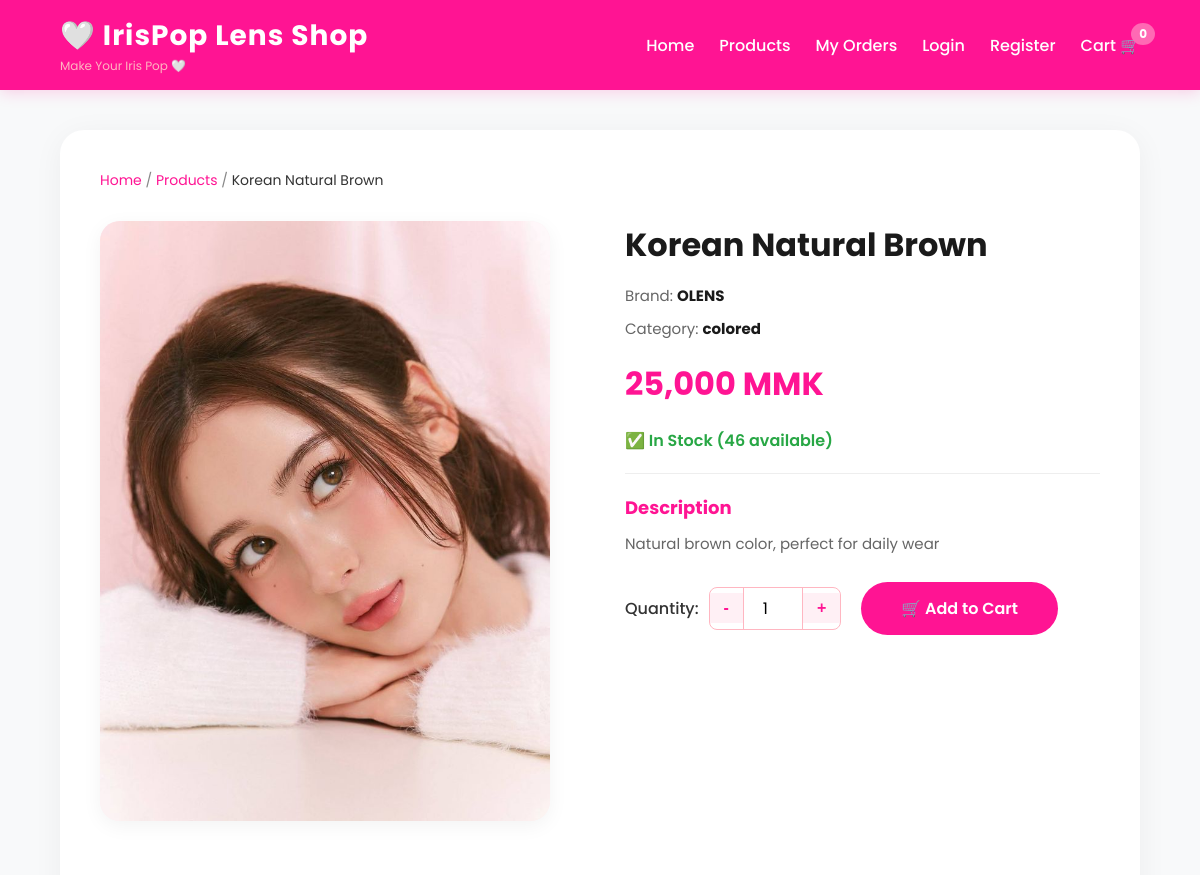
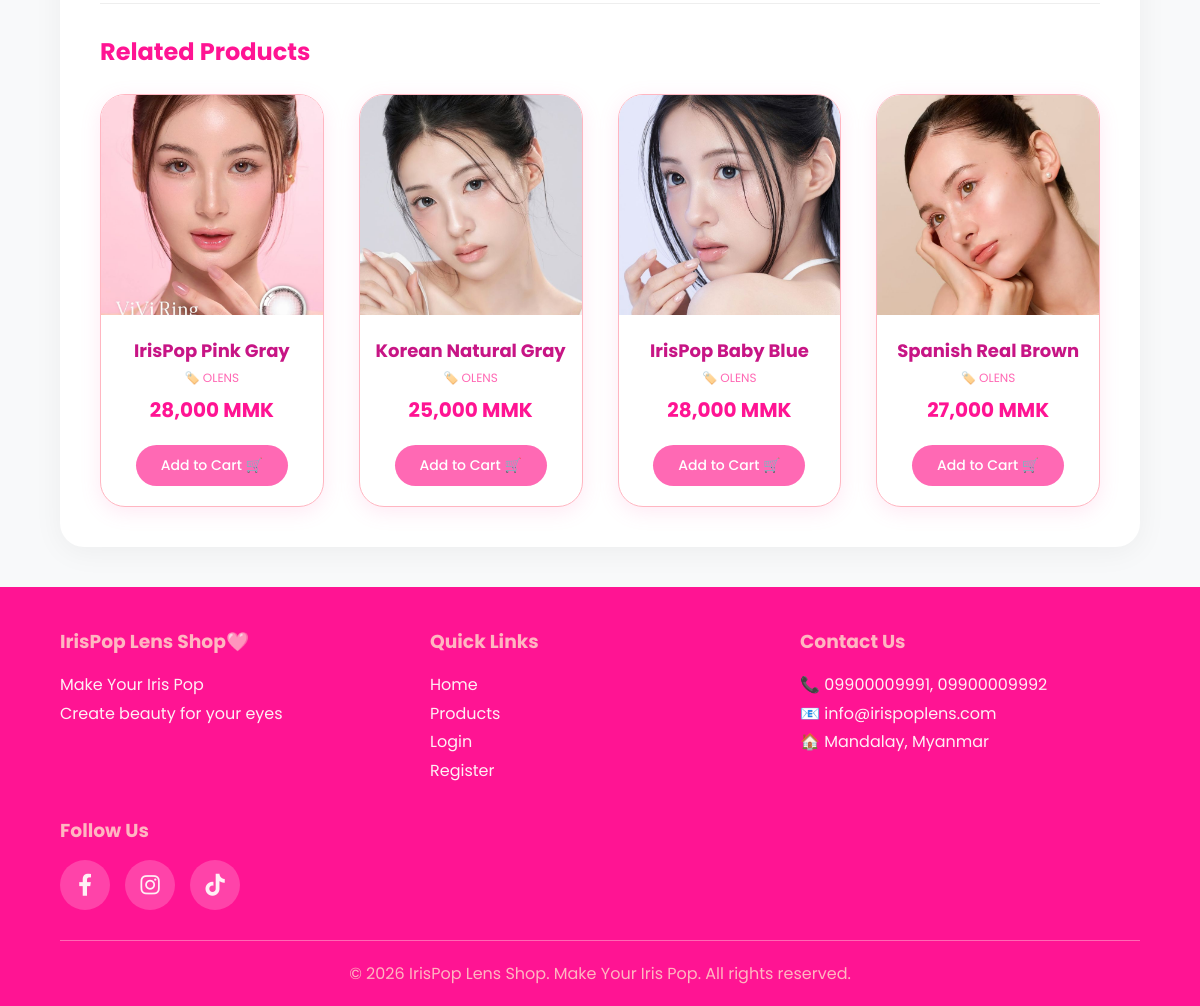
The app's page /src/Views/product-detail.php?id=46 with its own data (2 pictures, top to bottom).
### tables this page shows
CREATE TABLE `products` (
  `productID` int(11) NOT NULL,
  `productName` varchar(200) NOT NULL,
  `brandID` int(11) DEFAULT NULL,
  `categoryID` int(11) DEFAULT NULL,
  `price` decimal(10,2) NOT NULL,
  `stock` int(11) DEFAULT 0,
  `description` text DEFAULT NULL,
  `image` varchar(255) DEFAULT NULL,
  `created_at` timestamp NOT NULL DEFAULT current_timestamp()
);

CREATE TABLE `brands` (
  `brandID` int(11) NOT NULL,
  `brandName` varchar(100) NOT NULL,
  `description` text DEFAULT NULL,
  `created_at` timestamp NOT NULL DEFAULT current_timestamp()
);

CREATE TABLE `categories` (
  `categoryID` int(11) NOT NULL,
  `categoryName` varchar(100) NOT NULL,
  `description` text DEFAULT NULL,
  `created_at` timestamp NOT NULL DEFAULT current_timestamp()
);

### src/Views/product-detail.php (the view, shortened to what this page needs)
<?php
require_once '../../config/database.php';
$productID = isset($_GET['id']) ? intval($_GET['id']) : 0;
$product = null;
if ($productID > 0) {
    $stmt = $conn->prepare("
        SELECT p.*, b.brandName, c.categoryName
        FROM products p
        LEFT JOIN brands b ON p.brandID = b.brandID
        LEFT JOIN categories c ON p.categoryID = c.categoryID
        WHERE p.productID = ?
    ");
    $stmt->bind_param("i", $productID);
    $stmt->execute();
    $result = $stmt->get_result();
    $product = $result->fetch_assoc();
}
$relatedProducts = $conn->query("
    SELECT p.*, b.brandName
    FROM products p
    LEFT JOIN brands b ON p.brandID = b.brandID
    WHERE p.categoryID = (SELECT categoryID FROM products WHERE productID = $productID)
    AND p.productID != $productID
    LIMIT 4
");
?>
<?php include 'includes/header.php'; ?>
<div class="product-detail-section">
    <div class="product-detail-container">
        <div class="breadcrumb">
            <a href="index.php">Home</a> /
            <a href="products.php">Products</a> /
            <span><?php echo htmlspecialchars($product['productName']); ?></span>
        </div>
        <div class="product-detail-wrapper">
            <div class="product-detail-image">
                <img src="../../<?php echo htmlspecialchars($product['image'] ?? 'public/assets/images/placeholder.jpg'); ?>"
                     alt="<?php echo htmlspecialchars($product['productName']); ?>">
            </div>
            <div class="product-detail-info">
                <h1><?php echo htmlspecialchars($product['productName']); ?></h1>
                <div class="product-brand">
                    <span>Brand:</span>
                    <strong><?php echo htmlspecialchars($product['brandName'] ?? 'No Brand'); ?></strong>
                </div>
                <div class="product-category">
                    <span>Category:</span>
                    <strong><?php echo htmlspecialchars($product['categoryName'] ?? 'Uncategorized'); ?></strong>
                </div>
                <div class="product-price">
                    <?php echo number_format($product['price']); ?> MMK
                </div>
                <div class="product-stock">
                    <?php if ($product['stock'] > 0): ?>
                        <span class="in-stock">✅ In Stock (<?php echo $product['stock']; ?> available)</span>
                    <?php else: ?>
                        <span class="out-of-stock">❌ Out of Stock</span>
                    <?php endif; ?>
                </div>
                <div class="product-description">
                    <h3>Description</h3>
                    <p><?php echo nl2br(htmlspecialchars($product['description'] ?? 'No description available.')); ?></p>
                </div>
                <div class="product-actions">
                    <div class="quantity-selector">
                        <label>Quantity:</label>
                        <div class="qty-control">
                            <button class="qty-btn" onclick="changeQuantity(-1)">-</button>
                            <input type="number" id="qtyInput" value="1" min="1" max="<?php echo $product['stock']; ?>">
                            <button class="qty-btn" onclick="changeQuantity(1)">+</button>
                        </div>
                    </div>
                    <a href="add-to-cart.php?id=<?php echo $product['productID']; ?>&qty=" class="add-to-cart-btn" onclick="this.href=this.href+document.getElementById('qtyInput').value">
                        🛒 Add to Cart
                    </a>
                </div>
            </div>
        </div>
        <?php if ($relatedProducts && $relatedProducts->num_rows > 0): ?>
        <div class="related-products">
            <h2 class="section-title">Related Products</h2>
            <div class="products-grid">
                <?php while ($related = $relatedProducts->fetch_assoc()): ?>
                    <div class="product-card" onclick="location.href='product-detail.php?id=<?php echo $related['productID']; ?>'">
                        <img src="../../<?php echo htmlspecialchars($related['image'] ?? 'public/assets/images/placeholder.jpg'); ?>"
                             alt="<?php echo htmlspecialchars($related['productName']); ?>">
                        <h4><?php echo htmlspecialchars($related['productName']); ?></h4>
                        <p style="color: #FF69B4; font-size: 12px;">🏷️ <?php echo htmlspecialchars($related['brandName'] ?? 'No Brand'); ?></p>
                        <p class="price"><?php echo number_format($related['price']); ?> MMK</p>
                        <button class="btn-add" onclick="event.stopPropagation(); addToCart(<?php echo $related['productID']; ?>)">Add to Cart 🛒</button>
                    </div>
                <?php endwhile; ?>
            </div>
        </div>
        <?php endif; ?>
    </div>
</div>
<?php include 'includes/footer.php'; ?>

### public/assets/css/style.css (style rules this page uses)
* { margin: 0; padding: 0; box-sizing: border-box; }
body { font-family: 'Poppins', 'Segoe UI', Tahoma, Geneva, Verdana, sans-serif; background-color: #FFFFFF; color: #C71585; overflow-x: hidden; }
.section-title { text-align: center; font-size: 36px; color: #FF1493; margin-bottom: 20px; }
.products-grid { display: grid; grid-template-columns: repeat(4, 1fr); gap: 35px; }
.product-card { background: #FFFFFF; border-radius: 25px; overflow: hidden; box-shadow: 0 5px 20px rgba(255, 105, 180, 0.15); transition: all 0.3s; text-align: center; padding-bottom: 20px; border: 1px solid #FFB6C1; cursor: pointer; }
.product-card img { width: 100%; height: 220px; object-fit: cover; background: #FFF0F5; }
.product-card h4 { margin: 15px 0 5px; color: #C71585; font-size: 18px; }
.product-card .price { color: #FF1493; font-size: 20px; font-weight: bold; }
.product-card p { margin: 5px 0; }
.product-card .price { margin: 8px 0; }
.btn-add { display: inline-block; background: #FF69B4; color: white; border: none; padding: 10px 25px; border-radius: 30px; margin-top: 12px; cursor: pointer; font-weight: 500; font-size: 14px; transition: all 0.3s; text-decoration: none; font-family: 'Poppins', sans-serif; }
.product-detail-section { padding: 40px 5%; background: #F8F9FA; min-height: 60vh; }
.product-detail-container { max-width: 1200px; margin: 0 auto; background: white; padding: 40px; border-radius: 24px; box-shadow: 0 5px 30px rgba(0,0,0,0.05); }
.breadcrumb { margin-bottom: 30px; color: #888; font-size: 14px; }
.breadcrumb a { color: #FF1493; text-decoration: none; }
.breadcrumb span { color: #333; }
.product-detail-wrapper { display: grid; grid-template-columns: 1fr 1fr; gap: 50px; }
.product-detail-image img { width: 100%; max-width: 450px; height: auto; border-radius: 20px; object-fit: cover; background: #FFF0F5; box-shadow: 0 5px 20px rgba(0,0,0,0.05); }
.product-detail-info h1 { font-size: 32px; color: #1A1A1A; margin-bottom: 15px; }
.product-detail-info .product-brand, .product-detail-info .product-category { font-size: 15px; color: #666; margin-bottom: 10px; }
.product-detail-info .product-brand strong, .product-detail-info .product-category strong { color: #1A1A1A; }
.product-detail-info .product-price { font-size: 32px; font-weight: bold; color: #FF1493; margin: 20px 0; }
.product-detail-info .product-stock { margin-bottom: 20px; }
.in-stock { color: #28a745; font-weight: 600; }
.product-description { margin: 20px 0; padding-top: 20px; border-top: 1px solid #eee; }
.product-description h3 { color: #FF1493; margin-bottom: 10px; font-size: 18px; }
.product-description p { color: #666; line-height: 1.7; font-size: 15px; }
.product-actions { display: flex; align-items: center; gap: 20px; margin-top: 25px; flex-wrap: wrap; }
.quantity-selector { display: flex; align-items: center; gap: 10px; }
.quantity-selector label { font-weight: 500; color: #333; }
.qty-control { display: flex; align-items: center; border: 1px solid #FFB6C1; border-radius: 12px; overflow: hidden; }
.qty-btn { background: #FFF0F5; border: none; padding: 8px 16px; cursor: pointer; font-size: 18px; font-weight: bold; color: #FF1493; transition: 0.3s; }
.qty-control input { width: 60px; padding: 8px; text-align: center; border: none; border-left: 1px solid #FFB6C1; border-right: 1px solid #FFB6C1; font-size: 16px; font-family: 'Poppins', sans-serif; }
.add-to-cart-btn { display: inline-block; background: #FF1493; color: white; padding: 14px 40px; border: none; border-radius: 50px; font-size: 16px; font-weight: 600; cursor: pointer; text-decoration: none; transition: all 0.3s; font-family: 'Poppins', sans-serif; }
.related-products { margin-top: 50px; padding-top: 30px; border-top: 1px solid #eee; }
.related-products .section-title { text-align: left; font-size: 24px; margin-bottom: 25px; color: #FF1493; }
.qty-control { display: flex; align-items: center; border: 1px solid #FFB6C1; border-radius: 8px; overflow: hidden; width: fit-content; }
.qty-btn { background: #FFF0F5; border: none; padding: 6px 14px; cursor: pointer; font-size: 16px; font-weight: bold; color: #FF1493; transition: 0.3s; }

### records on screen
products: productName "Korean Natural Brown", image (picture), brandID.brandName "OLENS", categoryID.categoryName "colored", price "25,000", stock "46", description "Natural brown color, perfect for daily wear"
products: image (picture), productName "IrisPop Pink Gray", brandID.brandName "OLENS", price "28,000"
products: image (picture), productName "Korean Natural Gray", brandID.brandName "OLENS", price "25,000"
products: image (picture), productName "IrisPop Baby Blue", brandID.brandName "OLENS", price "28,000"
products: image (picture), productName "Spanish Real Brown", brandID.brandName "OLENS", price "27,000"

### other values on screen
$cartCount "0"
